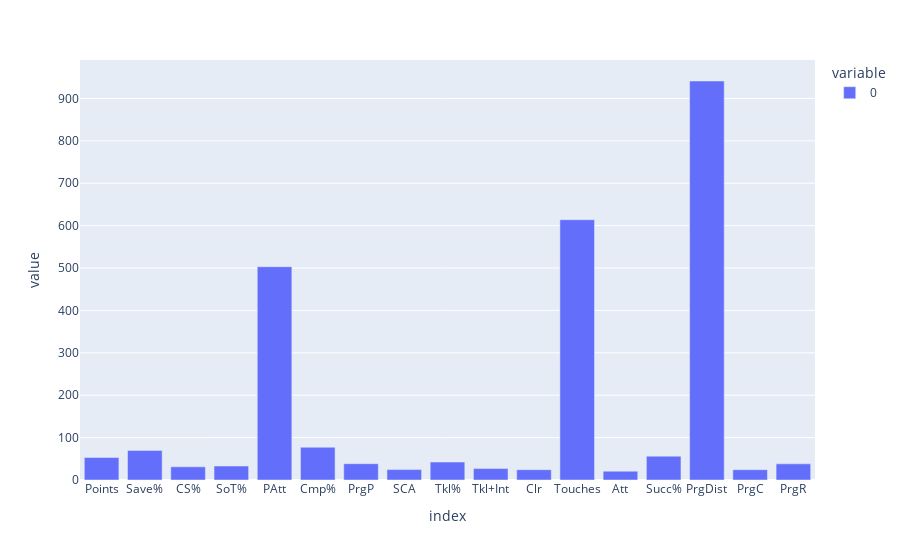

Notebook cell for this chart:
### Code cell
px.bar(mean_values_large)

### Figure 1 — Plotly figure (JSON) as saved in the notebook; plotly's stock layout.template omitted (floating-point values rounded to 4 significant figures)
{"data": [{"alignmentgroup": "True", "hovertemplate": "variable=0<br>index=%{x}<br>value=%{y}<extra></extra>", "legendgroup": "0", "marker": {"color": "#636efa", "pattern": {"shape": ""}}, "name": "0", "offsetgroup": "0", "orientation": "v", "showlegend": true, "textposition": "auto", "type": "bar", "x": ["Points", "Save%", "CS%", "SoT%", "PAtt", "Cmp%", "PrgP", "SCA", "Tkl%", "Tkl+Int", "Clr", "Touches", "Att", "Succ%", "PrgDist", "PrgC", "PrgR"], "xaxis": "x", "y": [52.97, 69.84, 31.09, 33.02, 503.1, 77.26, 38.46, 24.58, 42.36, 26.92, 24.39, 614.0, 20.82, 56.27, 941.2, 24.35, 38.08], "yaxis": "y"}], "layout": {"barmode": "relative", "legend": {"title": {"text": "variable"}, "tracegroupgap": 0}, "margin": {"t": 60}, "xaxis": {"anchor": "y", "domain": [0, 1], "title": {"text": "index"}}, "yaxis": {"anchor": "x", "domain": [0, 1], "title": {"text": "value"}}}}
